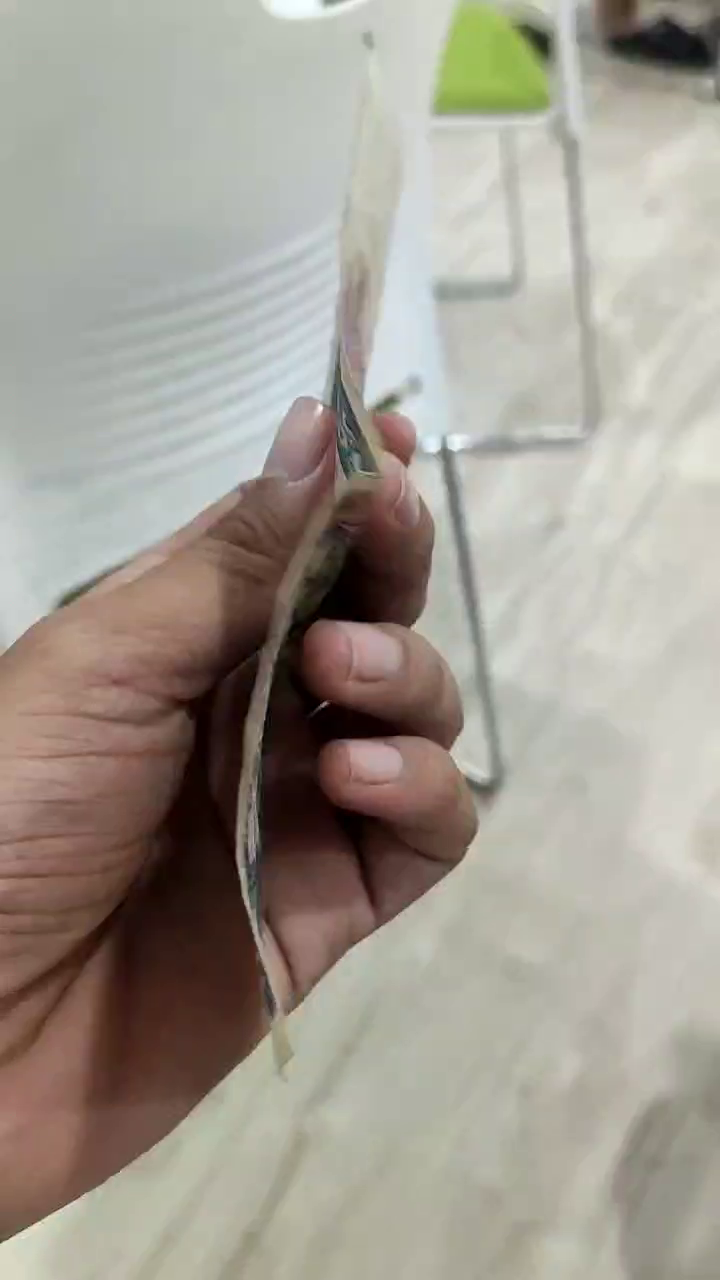
#> input picture Images/100/ezgif-frame-002.jpg, 720 x 1280 px; its folder holds only this picture in this run
$ python data_augmentation.py
#> lines starting #> are read from the running program, lines starting #| are printed output that depends on the picture
import os
from PIL import Image

def rotate_and_save(img_rgb, angle, filename, folder):
    base_name, ext = os.path.splitext(filename)
    img_rotated = img_rgb.rotate(angle)
    img_rotated_path = os.path.join(folder, f"{base_name}_rotated_{angle}{ext}")
    img_rotated.save(img_rotated_path)
    print(f"Saved {img_rotated_path}")

def augment_images_in_folder(folder):
    # Allowed extensions tuple
#> called with folder = 'Images/100'
    allowed_extensions = ('.webp', '.jpg', '.png')

    for filename in os.listdir(folder):
        if filename.endswith(allowed_extensions):
            image_path = os.path.join(folder, filename)

            with Image.open(image_path) as img:
#> img is the input picture: PIL image 720x1280 RGB; mean R, G, B 162.4, 156.1, 145.8
                img_rgb = img.convert("RGB")
                base_name, ext = os.path.splitext(filename)

                # Mirror the image (horizontal flip) and save it
                img_mirrored = img_rgb.transpose(Image.FLIP_LEFT_RIGHT)
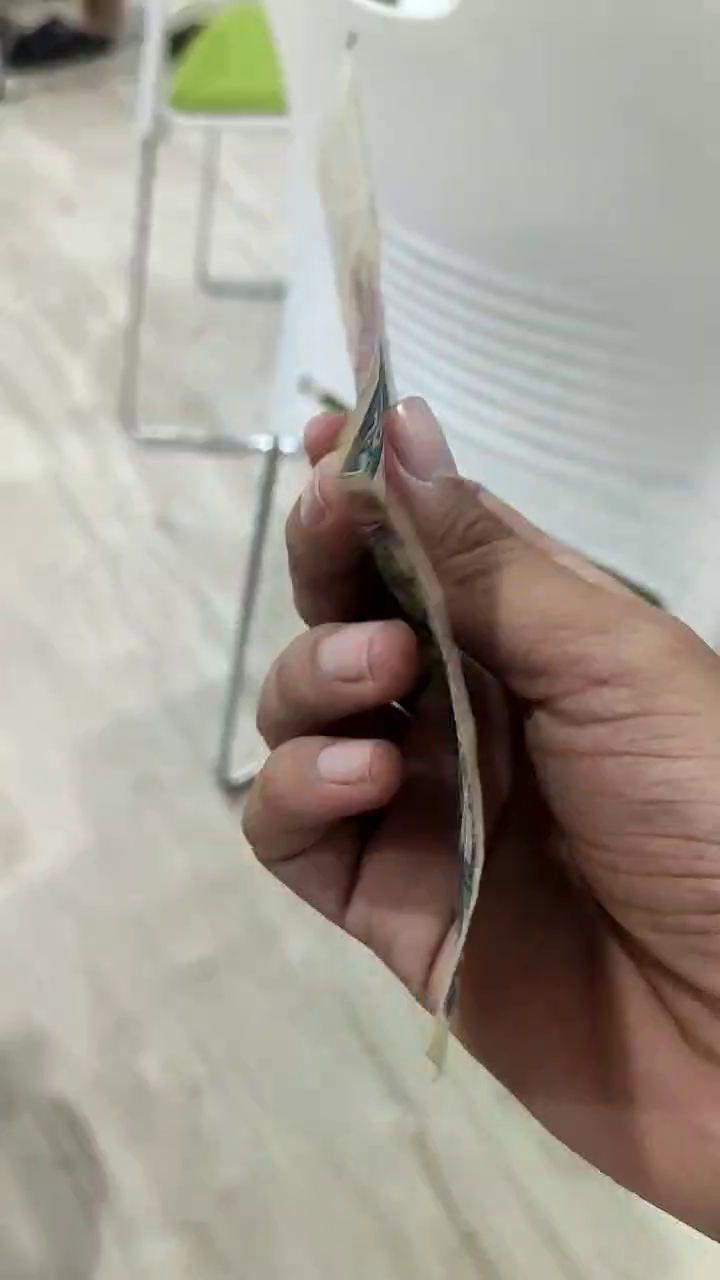
#> img_mirrored: PIL image 720x1280 RGB; mean R, G, B 162.4, 156.1, 145.8
                img_mirrored_path = os.path.join(folder, f"{base_name}_mirrored{ext}")
                img_mirrored.save(img_mirrored_path)
                print(f"Saved {img_mirrored_path}")

                # List of angles for rotation
                angles = [-15, 15, 90, 180, 270]

                # Perform rotations only for the original image
                for angle in angles:
                    rotate_and_save(img_rgb, angle, filename, folder)
#> this loop made 5 passes
#> pass 1, in rotate_and_save, `img_rotated = img_rgb.rotate(angle)`:
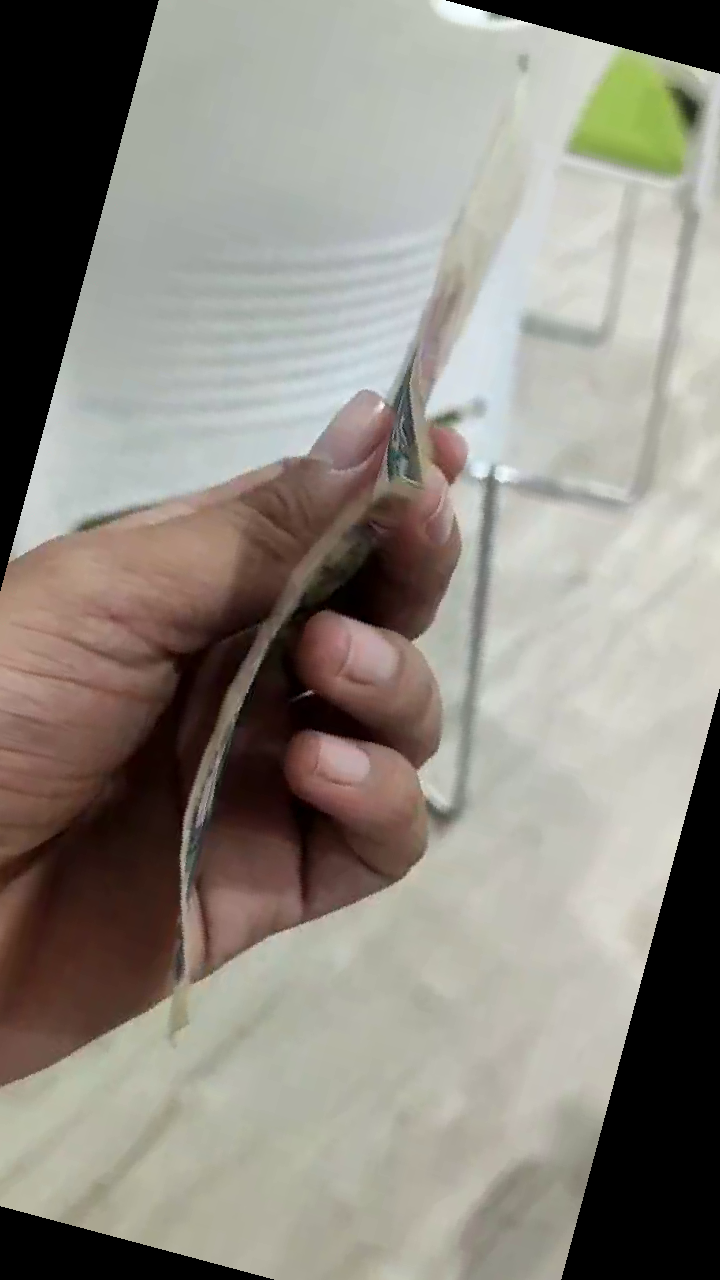
#> img_rotated: PIL image 720x1280 RGB; mean R, G, B 142.1, 137.2, 128.6
#> pass 2, in rotate_and_save (call 2), `img_rotated = img_rgb.rotate(angle)`:
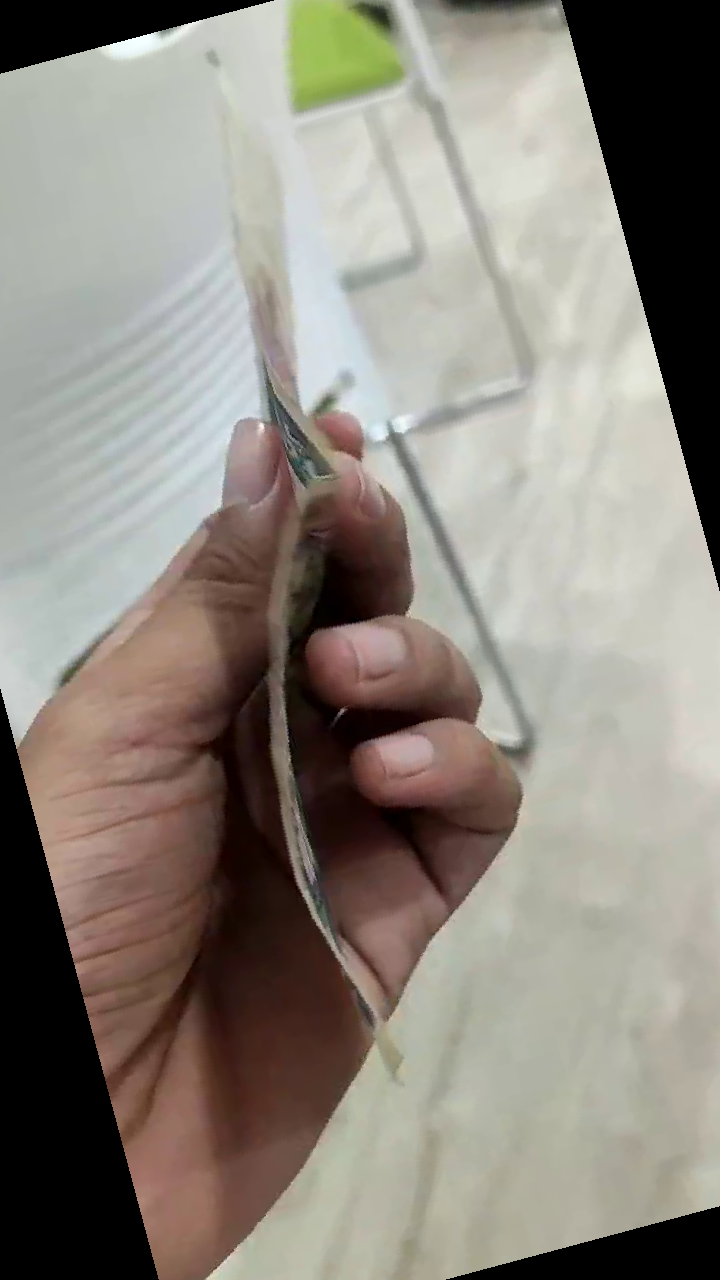
#> img_rotated: PIL image 720x1280 RGB; mean R, G, B 141.5, 135, 126.2
#> pass 3, in rotate_and_save (call 3), `img_rotated = img_rgb.rotate(angle)`:
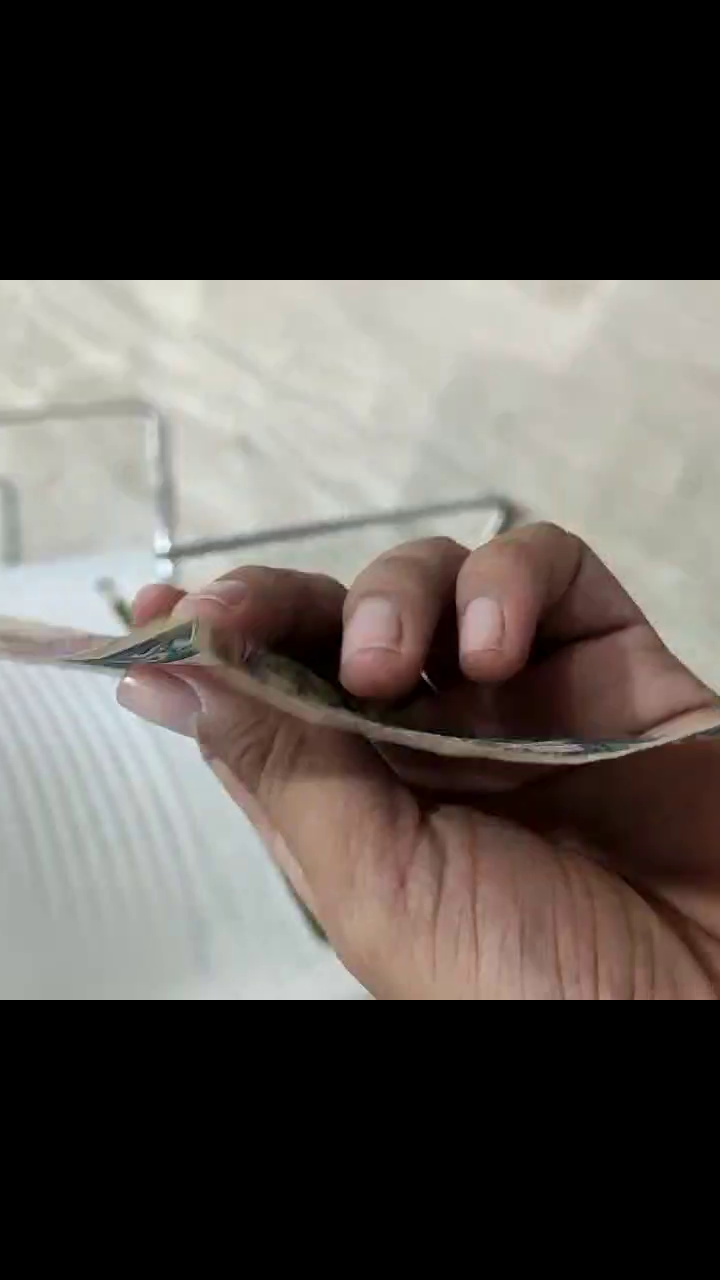
#> img_rotated: PIL image 720x1280 RGB; mean R, G, B 87.1, 81.6, 77.3

if __name__ == "__main__":
    denominations = [
        "100", "1000", "10000", "200", "50", "500", "5000"
    ]

    # Retrieve the directory of this script file
    script_directory = os.path.dirname(os.path.abspath(__file__))

    # Navigate to the Images directory relative to the script
    base_folder = os.path.join(script_directory, "Images")

    for denomination in denominations:
        denomination_folder = os.path.join(base_folder, denomination)
#> (the run stopped early here; a loop or call above may not have finished)
